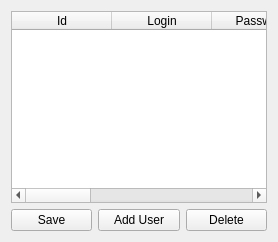
         <widget class="QWidget" name="page_8">
          <layout class="QGridLayout" name="gridLayout_9">
           <item row="0" column="0">
            <widget class="QTableWidget" name="users_tableWidget">
             <property name="sizePolicy">
              <sizepolicy hsizetype="MinimumExpanding" vsizetype="Expanding">
               <horstretch>0</horstretch>
               <verstretch>0</verstretch>
              </sizepolicy>
             </property>
             <property name="cursor" stdset="0">
              <cursorShape>SizeAllCursor</cursorShape>
             </property>
             <property name="contextMenuPolicy">
              <enum>Qt::ActionsContextMenu</enum>
             </property>
             <attribute name="verticalHeaderMinimumSectionSize">
              <number>100</number>
             </attribute>
             <attribute name="verticalHeaderDefaultSectionSize">
              <number>100</number>
             </attribute>
             <attribute name="verticalHeaderHighlightSections">
              <bool>true</bool>
             </attribute>
             <column>
              <property name="text">
               <string>Id</string>
              </property>
             </column>
             <column>
              <property name="text">
               <string>Login</string>
              </property>
             </column>
             <column>
              <property name="text">
               <string>Password</string>
              </property>
             </column>
             <column>
              <property name="text">
               <string>First Name</string>
              </property>
             </column>
             <column>
              <property name="text">
               <string>Last Name</string>
              </property>
             </column>
             <column>
              <property name="text">
               <string>Email</string>
              </property>
             </column>
             <column>
              <property name="text">
               <string>Type</string>
              </property>
             </column>
            </widget>
           </item>
           <item row="1" column="0">
            <layout class="QHBoxLayout" name="horizontalLayout_8">
             <item>
              <widget class="QPushButton" name="save_user">
               <property name="text">
                <string>Save</string>
               </property>
               <property name="checkable">
                <bool>true</bool>
               </property>
               <property name="autoExclusive">
                <bool>true</bool>
               </property>
              </widget>
             </item>
             <item>
              <widget class="QPushButton" name="add_user">
               <property name="text">
                <string>Add User</string>
               </property>
               <property name="checkable">
                <bool>true</bool>
               </property>
               <property name="autoExclusive">
                <bool>true</bool>
               </property>
              </widget>
             </item>
             <item>
              <widget class="QPushButton" name="delete_user">
               <property name="text">
                <string>Delete</string>
               </property>
               <property name="checkable">
                <bool>true</bool>
               </property>
               <property name="autoExclusive">
                <bool>true</bool>
               </property>
              </widget>
             </item>
            </layout>
           </item>
          </layout>
         </widget>
